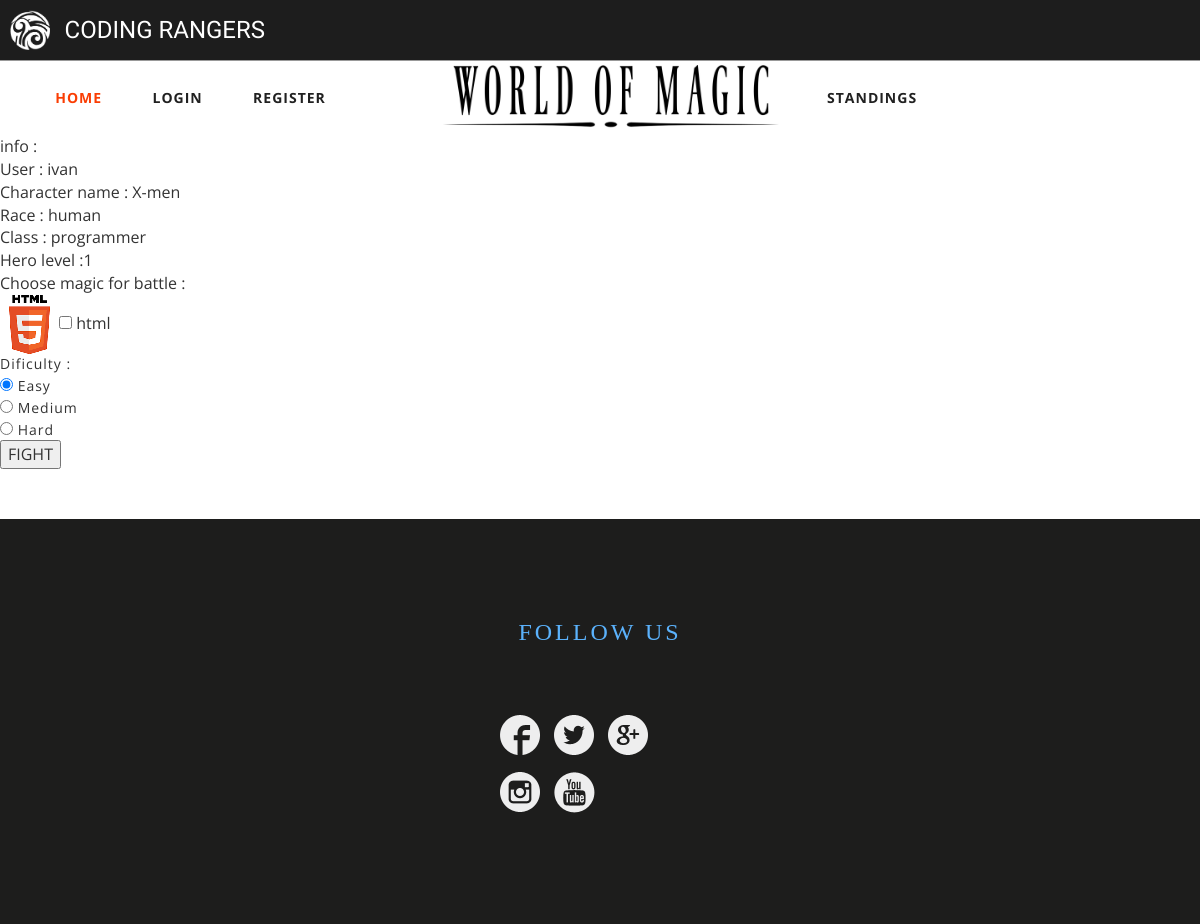
/pre-arena.php, run on the app's committed database.
### tables this page shows
CREATE TABLE `characters` (
  `char_id` int(11) NOT NULL,
  `user_id` int(11) NOT NULL,
  `char_name` varchar(50) NOT NULL,
  `class_id` int(11) NOT NULL,
  `char_xp` int(100) NOT NULL,
  `char_lv` int(11) NOT NULL
);

CREATE TABLE `users` (
  `user_id` int(11) NOT NULL,
  `user_avatar` varchar(200) NOT NULL,
  `user_name` varchar(50) NOT NULL,
  `user_pass` varchar(50) NOT NULL,
  `date_deleted` date DEFAULT NULL
);

CREATE TABLE `race` (
  `race_id` int(11) NOT NULL,
  `race_name` varchar(50) NOT NULL
);

CREATE TABLE `class` (
  `class_id` int(11) NOT NULL,
  `class_name` varchar(50) NOT NULL,
  `race_id` int(11) NOT NULL,
  `class_avatar` varchar(200) NOT NULL
);

CREATE TABLE `magics` (
  `magic_id` int(11) NOT NULL,
  `magic_name` varchar(50) NOT NULL,
  `magic_type` int(11) NOT NULL,
  `magic_avatar` varchar(200) NOT NULL,
  `magic_power` int(11) NOT NULL,
  `magic_info` varchar(200) NOT NULL,
  `magic_req_lv` int(11) NOT NULL,
  `class_id` int(11) NOT NULL
);

### pre-arena.php (the view, shortened to what this page needs)
<?php
include_once('header.php');
include_once('conn.php');
?>
<?php
$user_id = 1;
$read_query 	= "SELECT *
FROM  characters
JOIN users ON `users`.`user_id` = `characters`.`user_id`
JOIN class ON `characters`.`class_id` = `class`.`class_id`
JOIN race ON `class`.`race_id` = `race`.`race_id`
WHERE `characters`.`user_id` = $user_id
";
$read_result = mysqli_query($conn, $read_query);
	if (mysqli_num_rows($read_result) > 0) {
		$res = mysqli_query($conn, $read_query);
			if (mysqli_num_rows($res) > 0){
		while($row = mysqli_fetch_assoc($read_result)){
			echo "info : <br>";
			echo "User : ".$row['user_name']."<br>Character name :  ".$row['char_name']."<br>Race :
			 ".$row['race_name']."<br>Class : ".$row['class_name']."<br> Hero level :".$row['char_lv']."<br>";
			 $char_lvl = $row['char_lv'];
			 $char_class = $row['class_id'];
}
}
}
$read_query2 = "SELECT *
FROM magics
 JOIN magic_type ON `magic_type`.`type_id` = `magics`.`magic_type`
 JOIN race ON `race`.`race_id` = `magics`.`class_id` WHERE `magics`.`magic_req_lv` <=  $char_lvl AND `magics`.`class_id` = $char_class";
$read_result2 = mysqli_query($conn, $read_query2);
	if (mysqli_num_rows($read_result2) > 0) {
		echo "<form action='arena.php' method='GET'>";
		echo "Choose magic for battle : <br>";
		$res2 = mysqli_query($conn, $read_query2);
			if (mysqli_num_rows($res2) > 0){
		while($row2 = mysqli_fetch_assoc($read_result2)){
			echo "<label for='".$row2['magic_name']."'><img src='".$row2['magic_avatar']."'></label>";
			echo "<input id='".$row2['magic_name']."' type='checkbox' name='chosen_magics[]' value='".$row2['magic_id']."'> ".$row2['magic_name']."<br>";
}
}
echo  "<p>Dificulty :<br>";
echo '	<input type="radio" name="dificulty" value="easy" checked> Easy<br>
  		<input type="radio" name="dificulty" value="medium"> Medium<br>
  		<input type="radio" name="dificulty" value="hard"> Hard <br></p>';
echo "<input type='submit' name='submit' value='FIGHT'>";
echo "</form>";
}
?>
<?php
include_once('footer.php')
?>

### css/style.css (style rules this page uses)
label,p,body,h3,img,div { margin: 0; padding: 0; }
html, body { font-size: 100%; font-family: 'Open Sans', sans-serif; background:#ffffff; margin: 0; }
p,ul li,ol li { margin:0; font-size:14px; letter-spacing: 1px; }
ul,label { margin:0; padding:0; }
input[type="submit"],input[type="reset"],.w3ls_footer_grid_leftl,.w3ls_footer_grid_leftr h4,.w3l_footer_pos p a,.w3ls_footer_grid_leftr a,.w3layouts_header_right ul li a,.w3ls_social li a,.w3_team_grid1_pos,.w3_team_grid1_pos img { transition: .5s ease-in; -webkit-transition: .5s ease-in; -moz-transition: .5s ease-in; -o-transition: .5s ease-in; -ms-transition: .5s ease-in; }

### style.css (style rules this page uses)
head,html,body,div,p,video { padding: 0; margin: 0; }

### data on the page
characters: user.user_name "ivan", char_name "X-men", race.race_name "human", class.class_name "programmer", char_lv "1"
magics: magic_avatar (picture), magic_name "html"
